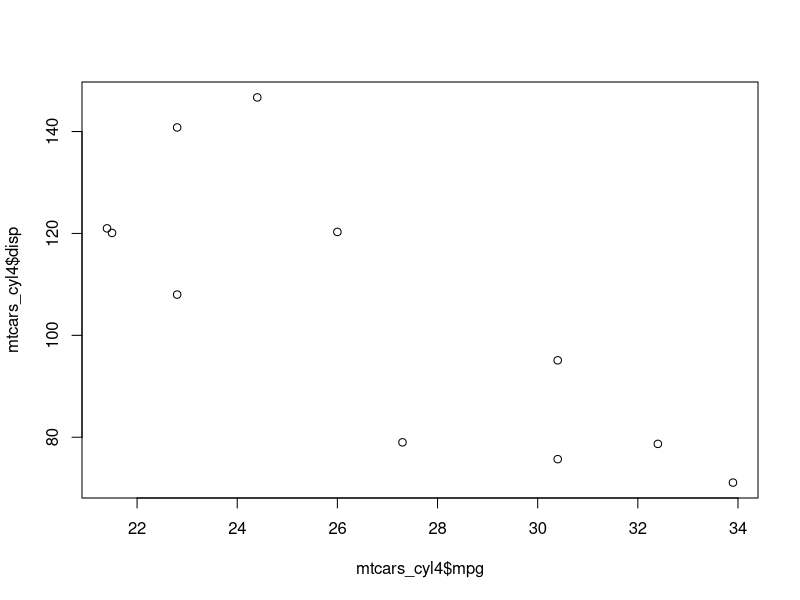

The R script that drew this image:
## ---- chunk 1
knitr::opts_chunk$set(echo = TRUE)
## ---- chunk 2
data(mtcars)
names(mtcars)
subset(mtcars, cyl==4)
mtcars_cyl4=subset(mtcars, cyl==4)
## ---- chunk 3
plot(mtcars_cyl4$mpg,mtcars_cyl4$disp)
